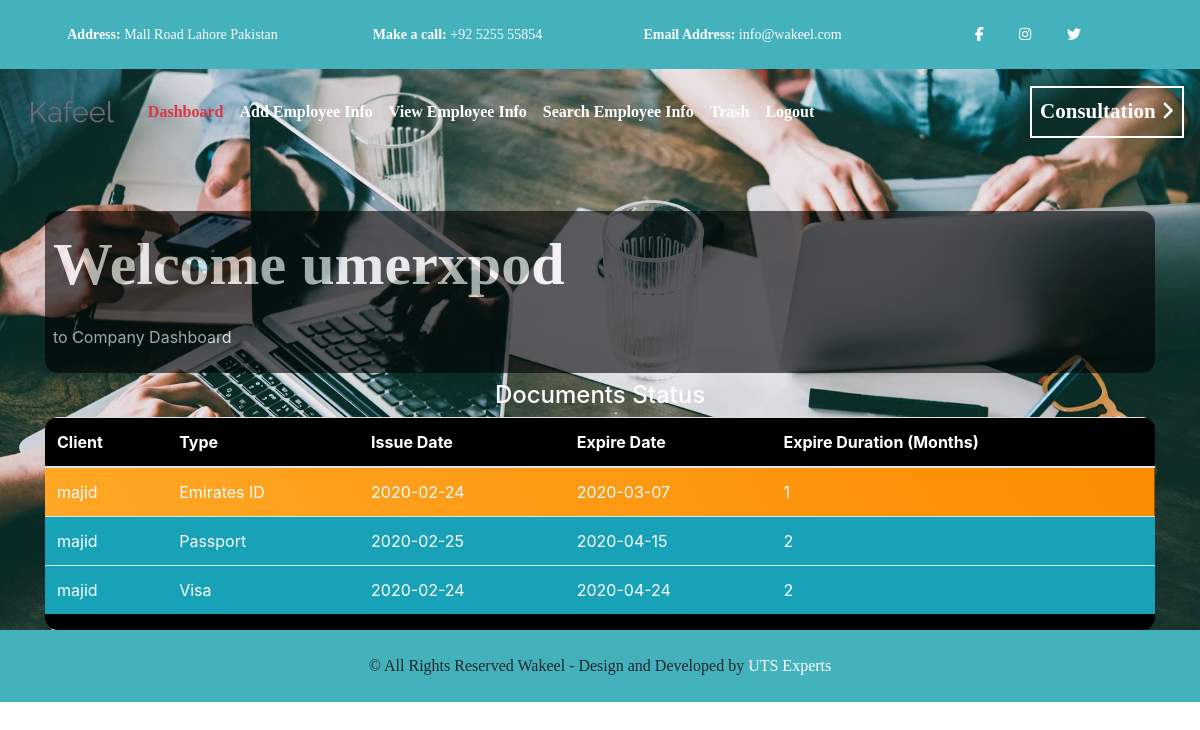
Page /company/index.php (signed in) on the committed database.
### tables this page shows
CREATE TABLE `client_info` (
  `ci_id` int(11) NOT NULL,
  `ci_username` text NOT NULL,
  `ci_password` text NOT NULL,
  `ci_name` text NOT NULL,
  `ci_address` text NOT NULL,
  `ci_company_name` int(11) NOT NULL,
  `ci_city` text NOT NULL,
  `ci_partner1_name` text NOT NULL,
  `ci_partner1_mob1` text NOT NULL,
  `ci_partner1_mob2` text NOT NULL,
  `ci_partner2_name` text NOT NULL,
  `ci_partner2_mob1` text NOT NULL,
  `ci_partner2_mob2` text NOT NULL,
  `ci_landline` text NOT NULL,
  `ci_emirates_id` text NOT NULL,
  `ci_emirates_id_image` text NOT NULL,
  `ci_emirates_id_issue_date` date NOT NULL,
  `ci_emirates_id_expiry_date` date NOT NULL,
  `ci_nationality_id` int(11) NOT NULL,
  `ci_passport_no` text NOT NULL,
  `ci_passport_image` text NOT NULL,
  `ci_passport_issue_date` date NOT NULL,
  `ci_passport_expiry_date` date NOT NULL,
  `ci_amount` decimal(20,2) NOT NULL,
  `ci_installment` int(11) NOT NULL,
  `ci_r_balance` decimal(20,2) NOT NULL,
  `ci_agreement_date` date NOT NULL,
  `ci_sponsership_end_date` date NOT NULL,
  `ci_percentage` decimal(15,2) NOT NULL,
  `ci_total_emp` int(11) NOT NULL,
  `ci_profile_pic` text NOT NULL,
  `ci_remarks` text NOT NULL,
  `ci_desigination` text NOT NULL,
  `ci_salary` decimal(20,2) NOT NULL,
  `ci_visa_issue_date` date NOT NULL,
  `ci_visa_expire_date` date NOT NULL,
  `ci_labor_contract_image` text NOT NULL,
  `ci_activation_code` text NOT NULL,
  `ci_client_act_status` tinyint(1) NOT NULL,
  `ci_wakeel_act_status` tinyint(1) NOT NULL,
  `ci_del_status` tinyint(1) NOT NULL,
  `wakeel_id` int(11) NOT NULL
);

### db/db_config.php (called while the page is built, shortened)
<?php
class DBConnection
{
	private $db_name;
	private $db_host;
	private $db_user;
	private $db_password;
	public function assign_val()
	{
		$this->db_name="u793410707_kafeel";
		$this->db_host="localhost";
		$this->db_user="u793410707_kaf_umer";
		$this->db_password=":mw9GS7:";
	}
	public function makeconn()
	{
		$this->con=mysqli_connect($this->db_host,$this->db_user,$this->db_password,$this->db_name);
		return $this->con;
	}
}
?>

### company/index.php (the view, shortened to what this page needs)
<?php
include_once('../db/db_config.php');
$ob=new DBConnection();
$admin_id=$_SESSION['uts_wk_sub_admin_id'];
?>
<!DOCTYPE html>
<html lang="en">
<head>
    <link rel="stylesheet" type="text/css" href="bootstrap/css/bootstrap.min.css">
    <link rel="stylesheet" type="text/css" href="fontawesome/css/all.css">
    <link rel="stylesheet" type="text/css" href="css/style.css">
</head>
<body>
	<?php include_once('nav/first_header.php'); ?>
	<section>
		<div class="nav-bottom-area h-100">
			<?php include_once('nav/second_header.php'); ?>
		    <div class="container">
		    	<div class="row">
		    		<div class="col-md-12">
		    			<div class="front-bold p-2">
		    				<p class="landing-front-text">Welcome <?php echo $_SESSION['uts_wk_sub_admin_uname']; ?></p>
		    				<p>to Company Dashboard</p>
		    			</div>
		    		</div>
		    	</div>
		    	<div class="row">
		    		<div class="col-md-12 mt-2">
		    			<h4 class="text-center" style="color:white;">Documents Status</h4>
		    		</div>
		    		<div class="col-md-12">
		    			<div class="table-responsive log-table">
		    				<table class="table table-hover">
		    					<thead>
		    						<th>Client</th>
		    						<th>Type</th>
		    						<th>Issue Date</th>
		    						<th>Expire Date</th>
		    						<th>Expire Duration (Months)</th>
		    					</thead>
		    					<tbody>
		    					<?php
		    					$sql_all="SELECT * FROM `client_info` WHERE `wakeel_id`=$admin_id";
		    					$result_all=mysqli_query($ob->makeconn(),$sql_all);
		    					while($row_all=mysqli_fetch_assoc($result_all))
		    					{
		    						$date1=$row_all['ci_emirates_id_issue_date'];
		    						$date2=$row_all['ci_emirates_id_expiry_date'];
		    						$ts1 = strtotime($date1);
									$ts2 = strtotime($date2);
									$year1 = date('Y', $ts1);
									$year2 = date('Y', $ts2);
									$month1 = date('m', $ts1);
									$month2 = date('m', $ts2);
									$diff = (($year2 - $year1) * 12) + ($month2 - $month1);
									if($diff<=2)
									{
										?>
										<tr style="<?php if($diff<=0) echo "background-color:#dc3545!important;"; elseif($diff==1) echo "background:linear-gradient(60deg, #ffa726, #fb8c00);"; else echo "background-color:#17a2b8!important;";  ?>">
										<td><?php echo $row_all['ci_username']; ?></td>
										<td>Emirates ID</td>
										<td><?php echo $date1; ?></td>
										<td><?php echo $date2; ?></td>
										<td><?php echo $diff; ?></td>
										</tr>
										<?php
									}
									$date1=$row_all['ci_passport_issue_date'];
		    						$date2=$row_all['ci_passport_expiry_date'];
		    						$ts1 = strtotime($date1);
									$ts2 = strtotime($date2);
									$year1 = date('Y', $ts1);
									$year2 = date('Y', $ts2);
									$month1 = date('m', $ts1);
									$month2 = date('m', $ts2);
									$diff = (($year2 - $year1) * 12) + ($month2 - $month1);
									if($diff<=2)
									{
										?>
										<tr style="<?php if($diff<=0) echo "background-color:#dc3545!important;"; elseif($diff==1) echo "background:linear-gradient(60deg, #ffa726, #fb8c00);"; else echo "background-color:#17a2b8!important;";  ?>">
										<td><?php echo $row_all['ci_username']; ?></td>
										<td>Passport</td>
										<td><?php echo $date1; ?></td>
										<td><?php echo $date2; ?></td>
										<td><?php echo $diff; ?></td>
										</tr>
										<?php
									}
									$date1=$row_all['ci_visa_issue_date'];
		    						$date2=$row_all['ci_visa_expire_date'];
		    						$ts1 = strtotime($date1);
									$ts2 = strtotime($date2);
									$year1 = date('Y', $ts1);
									$year2 = date('Y', $ts2);
									$month1 = date('m', $ts1);
									$month2 = date('m', $ts2);
									$diff = (($year2 - $year1) * 12) + ($month2 - $month1);
									if($diff<=2)
									{
										?>
										<tr style="<?php if($diff<=0) echo "background-color:#dc3545!important;"; elseif($diff==1) echo "background:linear-gradient(60deg, #ffa726, #fb8c00);"; else echo "background-color:#17a2b8!important;";  ?>">
										<td><?php echo $row_all['ci_username']; ?></td>
										<td>Visa</td>
										<td><?php echo $date1; ?></td>
										<td><?php echo $date2; ?></td>
										<td><?php echo $diff; ?></td>
										</tr>
										<?php
									}
		    					}
		    					?>
		    					</tbody>
		    				</table>
		    			</div>
		    		</div>
		    	</div>
		    </div>
		</div>
	</section>
	<?php include_once('nav/footer.php'); ?>
</body>
</html>

### company/css/style.css (style rules this page uses)
html, body { height: 100%; }
.nav-bottom-area { background-image: url(../img/hero-1-1920x1080.jpg); background-repeat: no-repeat; background-size: cover; height: 600px; }
.front-bold { background-color: black; opacity: 0.6; color: white; margin-top: 5%; border-radius: 13px; }
.landing-front-text { font-family: gothic; font-weight: bold; font-size: 60px; }
.log-table { background-color: black; border-radius: 13px; }

### company/index.php (style rules this page uses)
table, th, td { color: white; }

### rows in the picture
client_info: ci_username "majid", ci_emirates_id_issue_date "2020-02-24", ci_emirates_id_expiry_date "2020-03-07", diff "1", ci_passport_issue_date "2020-02-25", ci_passport_expiry_date "2020-04-15", diff "2", ci_visa_issue_date "2020-02-24", ci_visa_expire_date "2020-04-24"

### other values in the picture
$_SESSION['uts_wk_sub_admin_uname'] "umerxpod"
